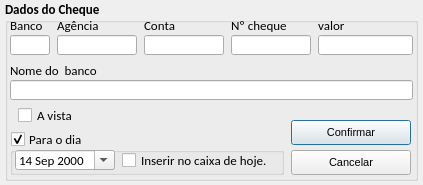
<?xml version="1.0" encoding="UTF-8"?>
<ui version="4.0">
 <class>tela_pagamento_cheque</class>
 <widget class="QDialog" name="tela_pagamento_cheque">
  <property name="geometry">
   <rect>
    <x>0</x>
    <y>0</y>
    <width>423</width>
    <height>185</height>
   </rect>
  </property>
  <property name="minimumSize">
   <size>
    <width>423</width>
    <height>185</height>
   </size>
  </property>
  <property name="maximumSize">
   <size>
    <width>423</width>
    <height>185</height>
   </size>
  </property>
  <property name="windowTitle">
   <string>Pagamento</string>
  </property>
  <widget class="QGroupBox" name="groupBox">
   <property name="geometry">
    <rect>
     <x>5</x>
     <y>0</y>
     <width>413</width>
     <height>181</height>
    </rect>
   </property>
   <property name="font">
    <font>
     <family>Calibri</family>
     <pointsize>10</pointsize>
     <weight>75</weight>
     <bold>true</bold>
     <kerning>false</kerning>
    </font>
   </property>
   <property name="title">
    <string>Dados do Cheque</string>
   </property>
   <widget class="QLabel" name="label">
    <property name="geometry">
     <rect>
      <x>5</x>
      <y>15</y>
      <width>35</width>
      <height>20</height>
     </rect>
    </property>
    <property name="font">
     <font>
      <family>Calibri</family>
      <pointsize>10</pointsize>
      <weight>50</weight>
      <bold>false</bold>
     </font>
    </property>
    <property name="text">
     <string>Banco</string>
    </property>
   </widget>
   <widget class="QLabel" name="label_2">
    <property name="geometry">
     <rect>
      <x>52</x>
      <y>15</y>
      <width>44</width>
      <height>20</height>
     </rect>
    </property>
    <property name="font">
     <font>
      <family>Calibri</family>
      <pointsize>10</pointsize>
      <weight>50</weight>
      <bold>false</bold>
     </font>
    </property>
    <property name="text">
     <string>Agência</string>
    </property>
   </widget>
   <widget class="QLabel" name="label_3">
    <property name="geometry">
     <rect>
      <x>139</x>
      <y>15</y>
      <width>33</width>
      <height>20</height>
     </rect>
    </property>
    <property name="font">
     <font>
      <family>Calibri</family>
      <pointsize>10</pointsize>
      <weight>50</weight>
      <bold>false</bold>
     </font>
    </property>
    <property name="text">
     <string>Conta</string>
    </property>
   </widget>
   <widget class="QLabel" name="label_4">
    <property name="geometry">
     <rect>
      <x>226</x>
      <y>15</y>
      <width>56</width>
      <height>20</height>
     </rect>
    </property>
    <property name="font">
     <font>
      <family>Calibri</family>
      <pointsize>10</pointsize>
      <weight>50</weight>
      <bold>false</bold>
     </font>
    </property>
    <property name="text">
     <string>Nº cheque</string>
    </property>
   </widget>
   <widget class="QLabel" name="label_5">
    <property name="geometry">
     <rect>
      <x>313</x>
      <y>15</y>
      <width>29</width>
      <height>20</height>
     </rect>
    </property>
    <property name="font">
     <font>
      <family>Calibri</family>
      <pointsize>10</pointsize>
      <weight>50</weight>
      <bold>false</bold>
     </font>
    </property>
    <property name="text">
     <string>valor</string>
    </property>
   </widget>
   <widget class="QLineEdit" name="le_codigo_banco">
    <property name="geometry">
     <rect>
      <x>5</x>
      <y>35</y>
      <width>40</width>
      <height>20</height>
     </rect>
    </property>
    <property name="font">
     <font>
      <weight>50</weight>
      <bold>false</bold>
     </font>
    </property>
    <property name="text">
     <string/>
    </property>
   </widget>
   <widget class="QLineEdit" name="le_agencia">
    <property name="geometry">
     <rect>
      <x>52</x>
      <y>35</y>
      <width>80</width>
      <height>20</height>
     </rect>
    </property>
    <property name="font">
     <font>
      <weight>50</weight>
      <bold>false</bold>
     </font>
    </property>
    <property name="text">
     <string/>
    </property>
    <property name="maxLength">
     <number>10</number>
    </property>
   </widget>
   <widget class="QLineEdit" name="le_conta">
    <property name="geometry">
     <rect>
      <x>139</x>
      <y>35</y>
      <width>80</width>
      <height>20</height>
     </rect>
    </property>
    <property name="font">
     <font>
      <weight>50</weight>
      <bold>false</bold>
     </font>
    </property>
    <property name="text">
     <string/>
    </property>
    <property name="maxLength">
     <number>10</number>
    </property>
   </widget>
   <widget class="QLineEdit" name="le_numero_cheque">
    <property name="geometry">
     <rect>
      <x>226</x>
      <y>35</y>
      <width>80</width>
      <height>20</height>
     </rect>
    </property>
    <property name="font">
     <font>
      <weight>50</weight>
      <bold>false</bold>
     </font>
    </property>
    <property name="inputMask">
     <string>0000000000; </string>
    </property>
    <property name="text">
     <string/>
    </property>
    <property name="maxLength">
     <number>10</number>
    </property>
   </widget>
   <widget class="QLineEdit" name="le_valor">
    <property name="geometry">
     <rect>
      <x>313</x>
      <y>35</y>
      <width>95</width>
      <height>20</height>
     </rect>
    </property>
    <property name="font">
     <font>
      <weight>50</weight>
      <bold>false</bold>
      <kerning>false</kerning>
     </font>
    </property>
    <property name="text">
     <string/>
    </property>
   </widget>
   <widget class="QLineEdit" name="le_nome_banco">
    <property name="geometry">
     <rect>
      <x>5</x>
      <y>80</y>
      <width>403</width>
      <height>20</height>
     </rect>
    </property>
    <property name="font">
     <font>
      <weight>50</weight>
      <bold>false</bold>
     </font>
    </property>
   </widget>
   <widget class="QLabel" name="label_6">
    <property name="geometry">
     <rect>
      <x>5</x>
      <y>60</y>
      <width>89</width>
      <height>20</height>
     </rect>
    </property>
    <property name="font">
     <font>
      <family>Calibri</family>
      <pointsize>10</pointsize>
      <weight>50</weight>
      <bold>false</bold>
     </font>
    </property>
    <property name="text">
     <string>Nome do  banco</string>
    </property>
   </widget>
   <widget class="QPushButton" name="btn_confirmar">
    <property name="geometry">
     <rect>
      <x>286</x>
      <y>120</y>
      <width>120</width>
      <height>25</height>
     </rect>
    </property>
    <property name="font">
     <font>
      <family>Arial</family>
      <pointsize>8</pointsize>
      <weight>50</weight>
      <bold>false</bold>
     </font>
    </property>
    <property name="styleSheet">
     <string notr="true">background-color: none;</string>
    </property>
    <property name="text">
     <string>Confirmar</string>
    </property>
    <property name="icon">
     <iconset resource="imagens.qrc">
      <normaloff>:/img/img/1345902916_camera_test.png</normaloff>:/img/img/1345902916_camera_test.png</iconset>
    </property>
    <property name="iconSize">
     <size>
      <width>20</width>
      <height>20</height>
     </size>
    </property>
   </widget>
   <widget class="QPushButton" name="btn_cancelar">
    <property name="geometry">
     <rect>
      <x>286</x>
      <y>150</y>
      <width>120</width>
      <height>25</height>
     </rect>
    </property>
    <property name="font">
     <font>
      <family>Arial</family>
      <pointsize>8</pointsize>
      <weight>50</weight>
      <bold>false</bold>
     </font>
    </property>
    <property name="styleSheet">
     <string notr="true">background-color: none;</string>
    </property>
    <property name="text">
     <string>Cancelar</string>
    </property>
    <property name="icon">
     <iconset resource="imagens.qrc">
      <normaloff>:/img/img/1345902747_button_cancel.png</normaloff>:/img/img/1345902747_button_cancel.png</iconset>
    </property>
    <property name="iconSize">
     <size>
      <width>18</width>
      <height>18</height>
     </size>
    </property>
   </widget>
   <widget class="QGroupBox" name="gb_para">
    <property name="geometry">
     <rect>
      <x>5</x>
      <y>130</y>
      <width>274</width>
      <height>45</height>
     </rect>
    </property>
    <property name="font">
     <font>
      <weight>50</weight>
      <bold>false</bold>
     </font>
    </property>
    <property name="title">
     <string>Para o dia</string>
    </property>
    <property name="flat">
     <bool>false</bool>
    </property>
    <property name="checkable">
     <bool>true</bool>
    </property>
    <property name="checked">
     <bool>true</bool>
    </property>
    <widget class="QCheckBox" name="cb_inserir_caixa_hoje">
     <property name="enabled">
      <bool>true</bool>
     </property>
     <property name="geometry">
      <rect>
       <x>112</x>
       <y>20</y>
       <width>157</width>
       <height>20</height>
      </rect>
     </property>
     <property name="font">
      <font>
       <weight>50</weight>
       <bold>false</bold>
      </font>
     </property>
     <property name="text">
      <string>Inserir no caixa de hoje.</string>
     </property>
    </widget>
    <widget class="QDateEdit" name="data">
     <property name="geometry">
      <rect>
       <x>5</x>
       <y>20</y>
       <width>100</width>
       <height>20</height>
      </rect>
     </property>
     <property name="font">
      <font>
       <weight>50</weight>
       <bold>false</bold>
      </font>
     </property>
     <property name="frame">
      <bool>true</bool>
     </property>
     <property name="alignment">
      <set>Qt::AlignLeading|Qt::AlignLeft|Qt::AlignVCenter</set>
     </property>
     <property name="readOnly">
      <bool>false</bool>
     </property>
     <property name="buttonSymbols">
      <enum>QAbstractSpinBox::UpDownArrows</enum>
     </property>
     <property name="accelerated">
      <bool>false</bool>
     </property>
     <property name="keyboardTracking">
      <bool>true</bool>
     </property>
     <property name="maximumDateTime">
      <datetime>
       <hour>23</hour>
       <minute>59</minute>
       <second>59</second>
       <year>3000</year>
       <month>12</month>
       <day>31</day>
      </datetime>
     </property>
     <property name="minimumDateTime">
      <datetime>
       <hour>0</hour>
       <minute>0</minute>
       <second>0</second>
       <year>2000</year>
       <month>9</month>
       <day>14</day>
      </datetime>
     </property>
     <property name="calendarPopup">
      <bool>true</bool>
     </property>
     <property name="timeSpec">
      <enum>Qt::LocalTime</enum>
     </property>
    </widget>
   </widget>
   <widget class="QCheckBox" name="cb_a_vista">
    <property name="geometry">
     <rect>
      <x>13</x>
      <y>105</y>
      <width>60</width>
      <height>20</height>
     </rect>
    </property>
    <property name="font">
     <font>
      <weight>50</weight>
      <bold>false</bold>
     </font>
    </property>
    <property name="text">
     <string>A vista</string>
    </property>
   </widget>
  </widget>
 </widget>
 <tabstops>
  <tabstop>le_codigo_banco</tabstop>
  <tabstop>le_agencia</tabstop>
  <tabstop>le_conta</tabstop>
  <tabstop>le_numero_cheque</tabstop>
  <tabstop>le_valor</tabstop>
  <tabstop>le_nome_banco</tabstop>
  <tabstop>cb_a_vista</tabstop>
  <tabstop>gb_para</tabstop>
  <tabstop>data</tabstop>
  <tabstop>cb_inserir_caixa_hoje</tabstop>
  <tabstop>btn_confirmar</tabstop>
  <tabstop>btn_cancelar</tabstop>
 </tabstops>
 <resources>
  <include location="imagens.qrc"/>
 </resources>
 <connections/>
</ui>
